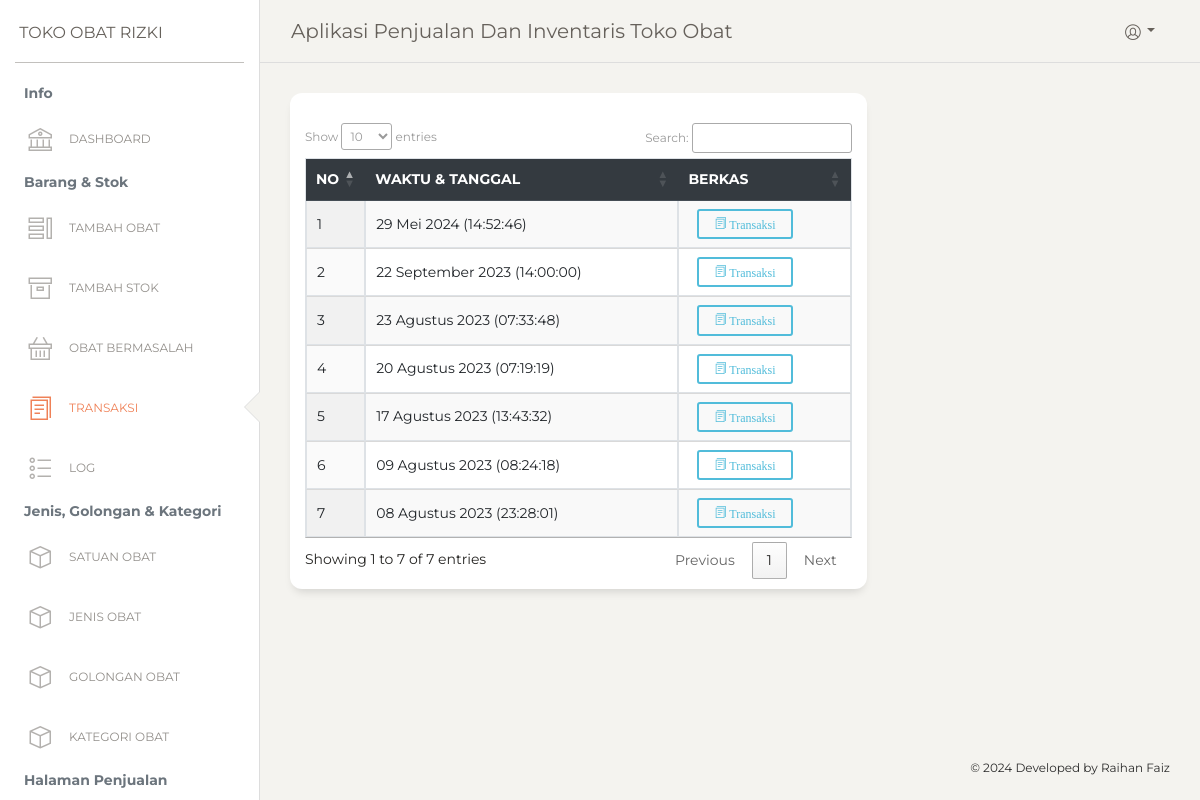
The page /transaksi.php (signed in) on the database its author committed.
### tables this page shows
CREATE TABLE `transaksi` (
  `id_transaksi` int(11) NOT NULL,
  `tgl_waktu_transaksi` datetime NOT NULL,
  `berkas` varchar(60) NOT NULL
);

### transaksi.php (the view, shortened to what this page needs)
<?php
  include('./template/header.php');
  ?>
      <div class="content" style="min-height: 80vh;">
        <div class="row">
          <div class="col-md-8">
            <div class="card ">
              <div class="card-header ">
              </div>
              <div class="card-body ">
                <table id="example" class="display table table-bordered" style="width:100%">
                    <thead class="thead-dark">
                        <tr>
                            <th style="width: 10px;">No</th>
                            <th>Waktu & Tanggal</th>
                            <th>Berkas</th>
                        </tr>
                    </thead>
                    <tbody>
                        <?php
                          $no = 1;
                          $sql = "SELECT * FROM `transaksi` ORDER BY `tgl_waktu_transaksi` DESC LIMIT 1000";
                          $result = mysqli_query($conn, $sql);
                          while($row = mysqli_fetch_assoc($result)){
                        ?>
                        <tr>
                            <td><?=$no?></td>
                            <td>
                                <?php
                                    $date = $row['tgl_waktu_transaksi'];
                                    $date = explode(" ",$date);
                                    $new_date = tgl_indo($date[0]) . " (" . $date[1] . ")";
                                    echo $new_date;
                                ?>
                            </td>
                            <td>
                                <button type="button" class="btn btn-outline-info btn-sm ml-2" data-toggle="modal" data-target="#berkas-<?=$row['id_transaksi']?>">
                                    <i class="nc-icon nc-single-copy-04"> Transaksi</i>
                                </button>
                            </td>
                        </tr>
                        <?php
                          $no++;
                          }
                        ?>
                    </tbody>
                </table>
              </div>
            </div>
          </div>
        </div>
      </div>
<?php include('./template/footer.php');?>

### rows shown on the page
transaksi: tgl_waktu_transaksi "29 Mei 2024 (14:52:46)"
transaksi: tgl_waktu_transaksi "22 September 2023 (14:00:00)"
transaksi: tgl_waktu_transaksi "23 Agustus 2023 (07:33:48)"
transaksi: tgl_waktu_transaksi "20 Agustus 2023 (07:19:19)"
transaksi: tgl_waktu_transaksi "17 Agustus 2023 (13:43:32)"
transaksi: tgl_waktu_transaksi "09 Agustus 2023 (08:24:18)"
transaksi: tgl_waktu_transaksi "08 Agustus 2023 (23:28:01)"
